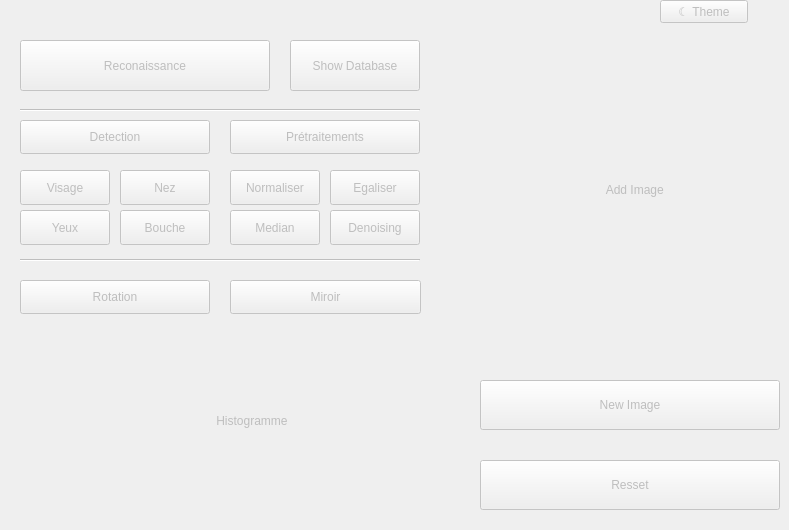
      <widget class="QWidget" name="Main">
       <property name="enabled">
        <bool>false</bool>
       </property>
       <attribute name="title">
        <string>Main</string>
       </attribute>
       <widget class="QPushButton" name="imgChanger">
        <property name="geometry">
         <rect>
          <x>480</x>
          <y>380</y>
          <width>300</width>
          <height>50</height>
         </rect>
        </property>
        <property name="text">
         <string>New Image</string>
        </property>
       </widget>
       <widget class="QLabel" name="MyImage">
        <property name="geometry">
         <rect>
          <x>480</x>
          <y>40</y>
          <width>300</width>
          <height>300</height>
         </rect>
        </property>
        <property name="text">
         <string>                                      Add Image</string>
        </property>
        <property name="scaledContents">
         <bool>true</bool>
        </property>
        <property name="margin">
         <number>0</number>
        </property>
       </widget>
       <widget class="QPushButton" name="showDatabase">
        <property name="geometry">
         <rect>
          <x>290</x>
          <y>40</y>
          <width>130</width>
          <height>51</height>
         </rect>
        </property>
        <property name="text">
         <string>Show Database</string>
        </property>
       </widget>
       <widget class="QPushButton" name="Reconaissance">
        <property name="enabled">
         <bool>false</bool>
        </property>
        <property name="geometry">
         <rect>
          <x>20</x>
          <y>40</y>
          <width>250</width>
          <height>51</height>
         </rect>
        </property>
        <property name="text">
         <string>Reconaissance</string>
        </property>
       </widget>
       <widget class="QPushButton" name="Detection">
        <property name="enabled">
         <bool>false</bool>
        </property>
        <property name="geometry">
         <rect>
          <x>20</x>
          <y>120</y>
          <width>190</width>
          <height>34</height>
         </rect>
        </property>
        <property name="text">
         <string>Detection</string>
        </property>
       </widget>
       <widget class="QPushButton" name="Pretraitement">
        <property name="enabled">
         <bool>false</bool>
        </property>
        <property name="geometry">
         <rect>
          <x>230</x>
          <y>120</y>
          <width>190</width>
          <height>34</height>
         </rect>
        </property>
        <property name="text">
         <string>Prétraitements</string>
        </property>
       </widget>
       <widget class="QPushButton" name="DVisage">
        <property name="enabled">
         <bool>false</bool>
        </property>
        <property name="geometry">
         <rect>
          <x>20</x>
          <y>170</y>
          <width>90</width>
          <height>35</height>
         </rect>
        </property>
        <property name="text">
         <string>Visage</string>
        </property>
       </widget>
       <widget class="QPushButton" name="DNez">
        <property name="enabled">
         <bool>false</bool>
        </property>
        <property name="geometry">
         <rect>
          <x>120</x>
          <y>170</y>
          <width>90</width>
          <height>35</height>
         </rect>
        </property>
        <property name="text">
         <string>Nez</string>
        </property>
       </widget>
       <widget class="QPushButton" name="DBouche">
        <property name="enabled">
         <bool>false</bool>
        </property>
        <property name="geometry">
         <rect>
          <x>120</x>
          <y>210</y>
          <width>90</width>
          <height>35</height>
         </rect>
        </property>
        <property name="text">
         <string>Bouche</string>
        </property>
       </widget>
       <widget class="QPushButton" name="DYeux">
        <property name="enabled">
         <bool>false</bool>
        </property>
        <property name="geometry">
         <rect>
          <x>20</x>
          <y>210</y>
          <width>90</width>
          <height>35</height>
         </rect>
        </property>
        <property name="text">
         <string>Yeux</string>
        </property>
       </widget>
       <widget class="QPushButton" name="Denoising">
        <property name="enabled">
         <bool>false</bool>
        </property>
        <property name="geometry">
         <rect>
          <x>330</x>
          <y>210</y>
          <width>90</width>
          <height>35</height>
         </rect>
        </property>
        <property name="text">
         <string>Denoising</string>
        </property>
       </widget>
       <widget class="QPushButton" name="Median">
        <property name="enabled">
         <bool>false</bool>
        </property>
        <property name="geometry">
         <rect>
          <x>230</x>
          <y>210</y>
          <width>90</width>
          <height>35</height>
         </rect>
        </property>
        <property name="text">
         <string>Median</string>
        </property>
       </widget>
       <widget class="QPushButton" name="Egaliser">
        <property name="enabled">
         <bool>false</bool>
        </property>
        <property name="geometry">
         <rect>
          <x>330</x>
          <y>170</y>
          <width>90</width>
          <height>35</height>
         </rect>
        </property>
        <property name="text">
         <string>Egaliser</string>
        </property>
       </widget>
       <widget class="QPushButton" name="Norm">
        <property name="enabled">
         <bool>false</bool>
        </property>
        <property name="geometry">
         <rect>
          <x>230</x>
          <y>170</y>
          <width>90</width>
          <height>35</height>
         </rect>
        </property>
        <property name="text">
         <string>Normaliser</string>
        </property>
       </widget>
       <widget class="QPushButton" name="Miroir">
        <property name="enabled">
         <bool>false</bool>
        </property>
        <property name="geometry">
         <rect>
          <x>230</x>
          <y>280</y>
          <width>191</width>
          <height>34</height>
         </rect>
        </property>
        <property name="text">
         <string>Miroir</string>
        </property>
       </widget>
       <widget class="QPushButton" name="Rotation">
        <property name="enabled">
         <bool>false</bool>
        </property>
        <property name="geometry">
         <rect>
          <x>20</x>
          <y>280</y>
          <width>190</width>
          <height>34</height>
         </rect>
        </property>
        <property name="text">
         <string>Rotation</string>
        </property>
       </widget>
       <widget class="Line" name="line">
        <property name="geometry">
         <rect>
          <x>20</x>
          <y>100</y>
          <width>400</width>
          <height>20</height>
         </rect>
        </property>
        <property name="orientation">
         <enum>Qt::Horizontal</enum>
        </property>
       </widget>
       <widget class="Line" name="line_2">
        <property name="geometry">
         <rect>
          <x>20</x>
          <y>250</y>
          <width>400</width>
          <height>20</height>
         </rect>
        </property>
        <property name="orientation">
         <enum>Qt::Horizontal</enum>
        </property>
       </widget>
       <widget class="QLabel" name="hist">
        <property name="geometry">
         <rect>
          <x>0</x>
          <y>320</y>
          <width>471</width>
          <height>201</height>
         </rect>
        </property>
        <property name="styleSheet">
         <string notr="true">Qlabel{
background: qlineargradient(spread:pad, x1:0, y1:1, x2:0, y2:0, stop:0 rgba(0, 0, 0, 255), stop:0.05 rgba(14, 8, 73, 255), stop:0.36 rgba(28, 17, 145, 255), stop:0.6 rgba(126, 14, 81, 255), stop:0.75 rgba(234, 11, 11, 255), stop:0.79 rgba(244, 70, 5, 255), stop:0.86 rgba(255, 136, 0, 255), stop:0.935 rgba(239, 236, 55, 255))}</string>
        </property>
        <property name="text">
         <string>                                                                 Histogramme</string>
        </property>
        <property name="scaledContents">
         <bool>true</bool>
        </property>
       </widget>
       <widget class="QPushButton" name="ThemeButton">
        <property name="geometry">
         <rect>
          <x>660</x>
          <y>0</y>
          <width>88</width>
          <height>23</height>
         </rect>
        </property>
        <property name="text">
         <string>☾ Theme</string>
        </property>
       </widget>
       <widget class="QPushButton" name="resset">
        <property name="enabled">
         <bool>false</bool>
        </property>
        <property name="geometry">
         <rect>
          <x>480</x>
          <y>460</y>
          <width>300</width>
          <height>50</height>
         </rect>
        </property>
        <property name="text">
         <string>Resset</string>
        </property>
        <property name="flat">
         <bool>false</bool>
        </property>
       </widget>
      </widget>
